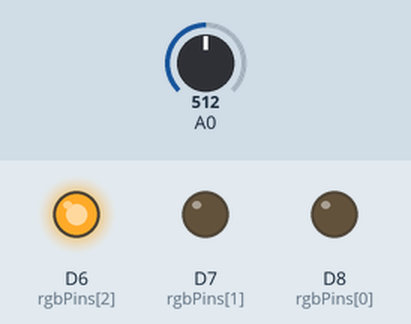
Recording of a sketch running on a simulated ESP8266 (NodeMCU). Shown: output pins drawn as LEDs (lit = HIGH). Inputs (shaded band) come from the test bench; at power-on: A0 = 512. WiFi joins after 1.5 s; servers stay silent unless stated.

Above: at 0.1 s.
At 1.6 s:
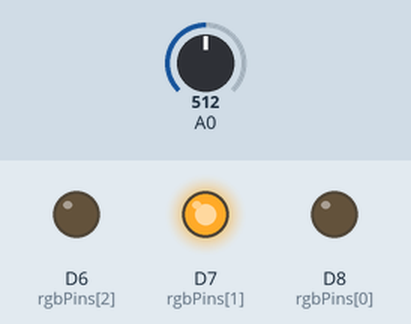
Timing chart, 0 to 3.1 s (numbered marks = the images above):
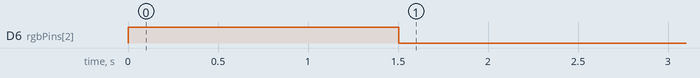

The sketch:

analogInput.ino
```cpp
#include <ESP8266WiFi.h>
#include <ESP8266mDNS.h>
#include <WiFiUdp.h>
#include <ArduinoOTA.h>
#include <OSCMessage.h>

//#define SERIAL_DEBUG // if defined debug messages will be printed via the serial port @115200 bauds
//#define SHOCK_THREESHOLD 154 // if defined, a /shock message will be sent every time the value changes drastically
#define MAX_RATE 10 // minimum time between two OSC messages (in milliseconds). If set too high or too low (<30ms), some latency will appear
#define TOLERANCE 1 // minimal change (0~1023) that will trigger an OSC message, depends on the sensor (min ~5 for a potentiometer or an FSR, ~40 for a sharp distance sensor, ~10 for an LDR)
// BB_NAME : pres, lum, dis, rot, xyz, btn
#define THIS_BB_NAME "dis" // name of this brutbox, will be used in OSC path and hostname

#ifdef SERIAL_DEBUG
  #define debugPrint(x)  Serial.print (x)
  #define debugPrintln(x)  Serial.println (x)
#else
  #define debugPrint(x)
  #define debugPrintln(x)
#endif
#define OSCPREFIX(x) x"_"

const String MACaddress = WiFi.macAddress().substring(9); // get the unique MAC address of this ESP to avoid conflicting names, remove the manufacturer ID (first 9 characters) from the MAC
String hostname = OSCPREFIX(THIS_BB_NAME)+MACaddress; //
static const char* PSK = "brutbox123";
static const char* SSID = "brutbox";
static const uint16_t oscOutPort = 8000;
IPAddress targetIP = IPAddress({10,0,0,255});
static const uint8_t rgbPins[] = {D8, D7, D6};
unsigned long nextPeriod = 0;
uint16_t lastValue = 0;
WiFiUDP udpserver;

#ifdef SHOCK_THREESHOLD
bool isShock = false;
#endif

// Moving average variables
const int numReadings = 10;
int readings[numReadings];      // the readings from the sensor
int readIndex = 0;              // the index of the current reading
int total = 0;                  // the running total
int average = 0;                // the average

void setup() {
  #ifdef SERIAL_DEBUG
  Serial.begin(115200);
  #endif

  // Initialize all readings to 0
  for (int i = 0; i < numReadings; i++) {
    readings[i] = 0;
  }

  for (uint8_t i=0; i<3; i++) {
    pinMode(rgbPins[i], OUTPUT);
  }

  hostname.replace(":", ""); // remove the : from the MAC address
  char hostnameAsChar[hostname.length()+1];
  hostname.toCharArray(hostnameAsChar, hostname.length()+1);
  connectToWifi(hostnameAsChar, SSID, PSK);
  nextPeriod = millis();
}

void loop() {
  if (millis() >= nextPeriod) {
    // Subtract the last reading from the total
    total = total - readings[readIndex];

    // Read the sensor and add the new reading
    readings[readIndex] = analogRead(0);

    // Add the new reading to the total
    total = total + readings[readIndex];

    // Move to the next index in the array
    readIndex = (readIndex + 1) % numReadings;

    // Calculate the average
    average = total / numReadings;

    // Check for tolerance and send data if there's a significant change
    if (average < TOLERANCE) average = 0;
    if (average != lastValue) {
      if (average < lastValue - TOLERANCE || average > lastValue + TOLERANCE) {
        #ifdef SHOCK_THREESHOLD
        isShock = false;
        if (average - lastValue > SHOCK_THREESHOLD) isShock = true;
        #endif
        sendData(targetIP, oscOutPort, average);
        nextPeriod = millis() + MAX_RATE;
        lastValue = average;
      }
    }
  }

  yield();
  ArduinoOTA.handle();
}

void sendData(IPAddress targetIP, const uint16_t port, uint16_t value) {
  debugPrint("sending data "); debugPrintln(value);
  String oscAddress = "/" + hostname;
  char oscAddressChar[oscAddress.length() + 1];
  oscAddress.toCharArray(oscAddressChar, oscAddress.length() + 1);
  OSCMessage* message = new OSCMessage(oscAddressChar);
  message->add((float) value / 1023.0f);

  #ifdef SHOCK_THREESHOLD
  if (isShock) message->add((float) value / 1023.0f);
  debugPrintln("shock");
  #endif

  sendOsc(message, targetIP, port);
  delete(message);
}

void sendOsc(OSCMessage *msg, IPAddress ip, const uint16_t port) {
  udpserver.beginPacket(ip, port);
  msg->send(udpserver);
  udpserver.endPacket();
  ESP.wdtFeed();
  yield();
}

void connectToWifi(const char *Hostname, const char* ssid, const char* passphrase) {
  RGBled(0, 0, 1); // blue
  while (true) {
    debugPrintln("\n\nConnecting to " + String(ssid) + " ...");
    WiFi.mode(WIFI_STA);
    WiFi.begin(ssid, passphrase);
    WiFi.hostname(Hostname);
    ESP.wdtFeed();
    yield();
    if (WiFi.waitForConnectResult() == WL_CONNECTED) {break;}
  }
  RGBled(0, 1, 0); // green
  debugPrint("... connected as ");
  debugPrint(Hostname);
  debugPrint(" at ");
  debugPrintln(WiFi.localIP());
  ArduinoOTA.setPort(8266); // default OTA port
  ArduinoOTA.setHostname(Hostname);
  ArduinoOTA.begin();
}

void RGBled(bool red, bool green, bool blue) {
  digitalWrite(rgbPins[0], red);
  digitalWrite(rgbPins[1], green);
  digitalWrite(rgbPins[2], blue);
}
```
